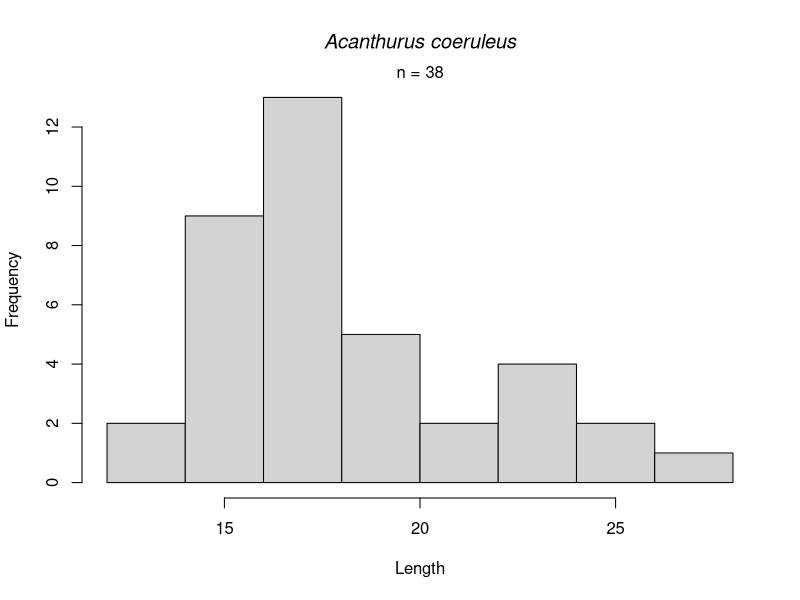
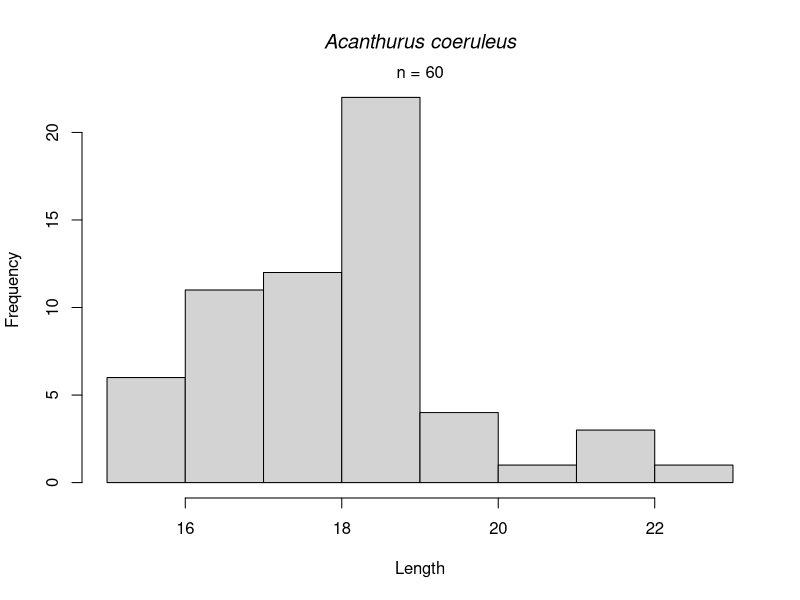
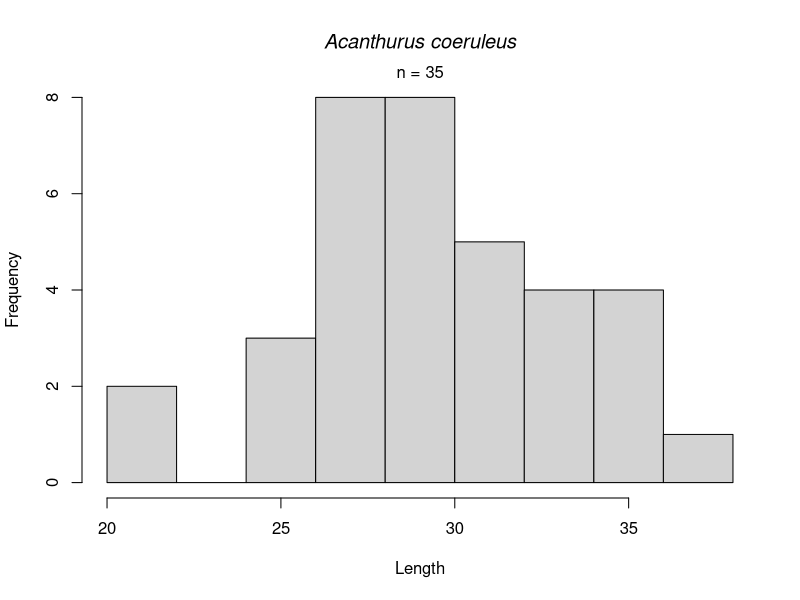
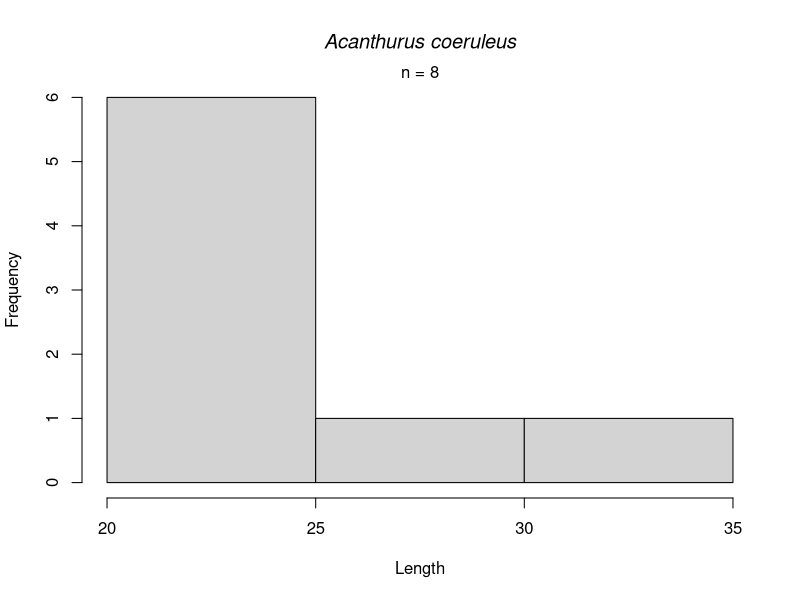
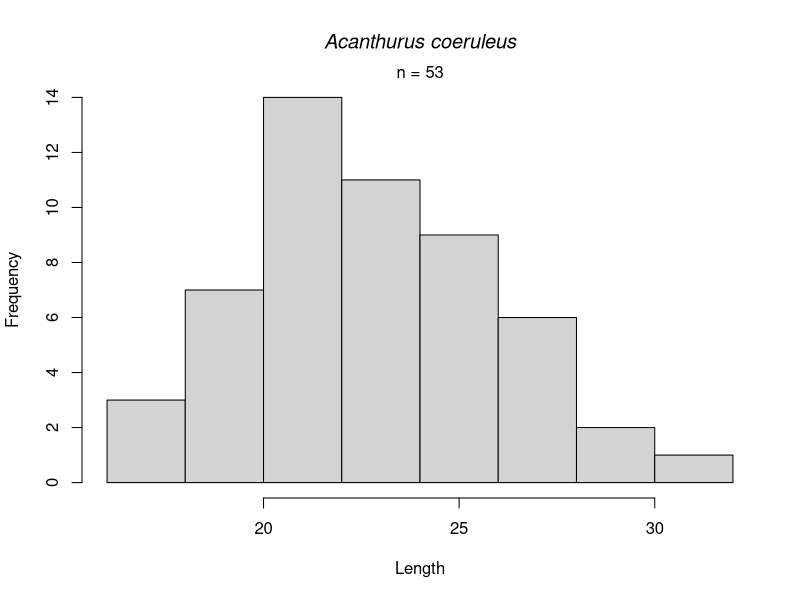
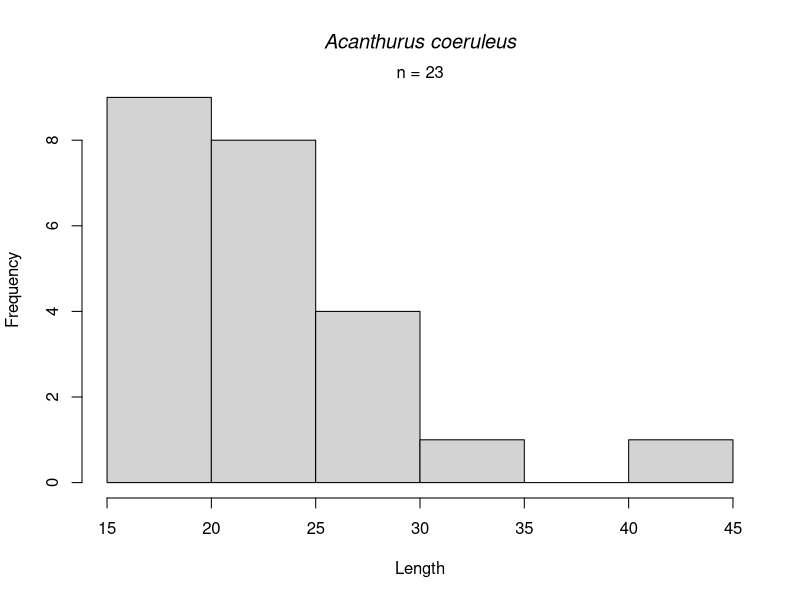
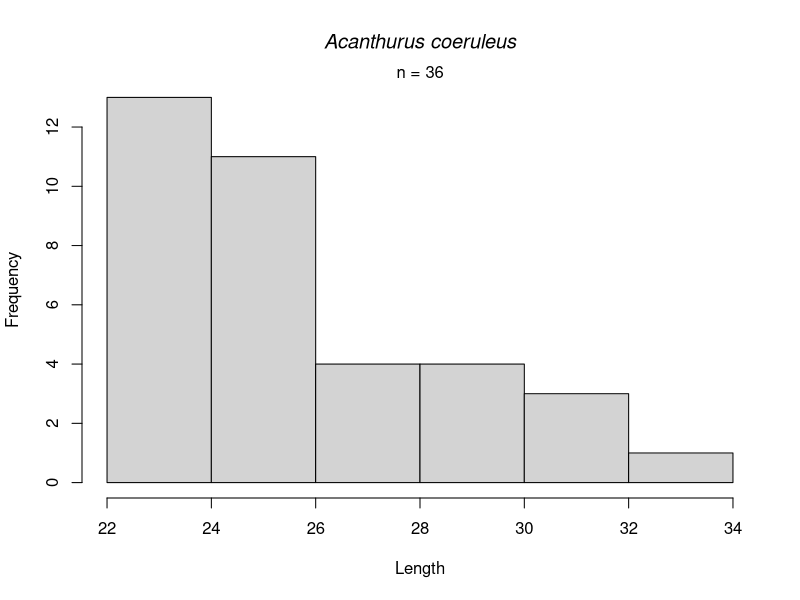
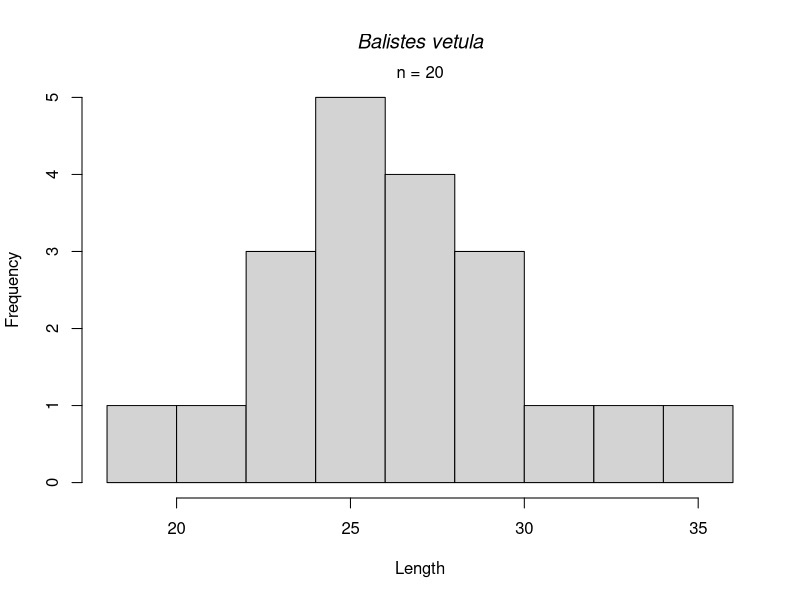

The R script that drew these images, in order:
#### LBAR ####

library(dplyr)

### Read in life history parameter data and length frequency data######


lifehistory<-read.csv("Montserrat Life History Parms2.csv")
length_data<-read.csv("Montserrat Species Length Composition Data_July2.csv")
allspecies<-unique(lifehistory$Species)
allspecies<-sort(allspecies)

allspecies2<-unique(length_data$Species.ID)
commonname<-unique(length_data$Species.common.name)
commonname<-sort(commonname)

allspecies2<-sort(allspecies2)
lifehistory[is.na(lifehistory)] <- 0
results <- data.frame(matrix(0, nrow=length(allspecies)),Species=NA, Linf=NA, k=NA, M=NA,LBAR=NA, Z=NA, F=NA, n=NA, Fcurr=NA)
i=1
for (i in 1:length(allspecies))
{
temp<-lifehistory %>%
  filter(lifehistory$Species==allspecies[i]) 

Linf<- temp$Value[temp$Parameter=="Linf"]
Linf<-as.numeric(Linf)
k<-temp$Value[temp$Parameter=="K"]
k<-as.numeric(k)
t0<-temp$Value[temp$Parameter=="t0"]
t0<-as.numeric(t0)
M<-temp$Value[temp$Parameter=="M"]
M<-as.numeric(M)

filter_length<-length_data%>%
  filter(length_data$Species.ID==allspecies2[i])
  lengths<-filter_length$Length..cm.
  length_freq<-data.frame(table(lengths))
  length<-length_freq$lengths
  length<-as.numeric(as.character(length))

## Solve for Lc ##
# Find the index of the mode
x <- seq(along=length_freq$Freq)[length_freq$Freq==max(length_freq$Freq)]
x<-x[1]
#Find the value associated with the index above
Lc <- length_freq[x, 1]
Lc <-as.numeric(as.character(Lc))
## Find lengths that are between Lc and Linf ##
# Set the boundaries
mn <- Lc
mn<-as.numeric(as.character(mn))
mx <- Linf
mx<-as.numeric(as.character(mx))
# Function that states T/F if value is between boundaries
is.between <- function(x, mn, mx) {
x >= mn & x <= mx
}
# Run is.between function using lengths, Lc, and Linf as variables and store in temporary variable
temp1 <- is.between(length, mn, mx)
# Find indices of values that are T from above function
temp2 <- which(temp1, arr.ind=TRUE)
# Find the length value from the indices above
l_between <- length_freq[temp2,1]
l_between <-as.numeric(as.character(l_between))

## Write the frequency of each of the above lengths ##
freq2 <- length_freq[temp2,2]



## Calculate the proportion of each length between Lc and Linf ##
#prop <- l_between/freq2
prop <- freq2/sum(freq2)

## LBAR = sum of product of lengths between Lc and Linf divided by sum of Length proportions ##
LBAR <- sum(l_between*prop)/sum(prop)

##Solve for Z (total mortality) and F (fishing mortality) ##
Z <- k*(Linf-LBAR)/(LBAR-Lc)
F <- Z-M
Fcurr<-F/M

## Export results in table ##
# Create blank dataframe and then fill with appropriate results
results$Linf[i]<-Linf
results$k[i]<-k
results$M [i] <- M
results$LBAR [i] <- LBAR
results$Z [i]<- Z
results$F [i]<- F
results$Species[i]<-as.character(allspecies[i])
results$n[i]<-length(lengths)
results$Fcurr[i]<-Fcurr
# Print table into a csv

## Print histogram ##

n<-length(lengths)
sp<-lifehistory$Sci.Name[i]
sp<-as.character(sp)
hist(lengths, xlab="Length", ylab="Frequency", main=substitute(expr=paste(italic(sp)),env=list(sp=sp)),freq=TRUE)
mtext(paste("n =",n),side=3)
print(i)
i=i+1
}
write.csv(results, file="results_2.csv",sep=" ")
